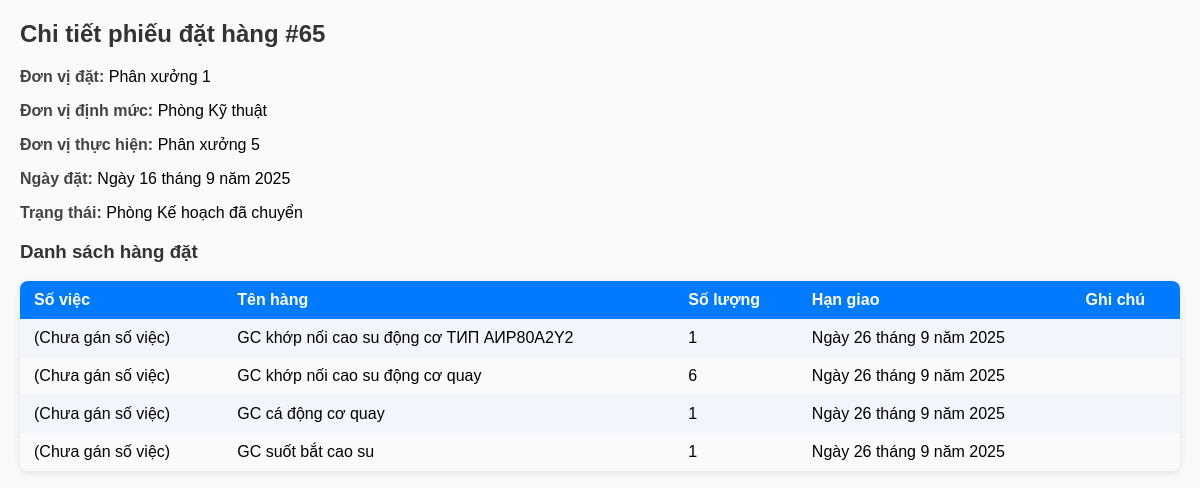
Screenshot of /D2SX/orders/65/ with the database file from the repository.
### D2SX/models.py (models this page shows, shortened)
class OrderForm(models.Model):
    STATUS_CHOICES = [
        ('submitted', 'Đã gửi'),
        ('approved', 'Đã duyệt'),
        ('rejected', 'Từ chối'),
        ('forwarded', 'Phòng Kế hoạch đã chuyển'),
    ]
    created_by = models.ForeignKey(
        settings.AUTH_USER_MODEL,
        on_delete=models.CASCADE,
        related_name='order_forms'
    )
    ordering_unit = models.ForeignKey(
        Z119group,
        related_name='order_forms_created',
        on_delete=models.CASCADE
    )
    norm_unit = models.ForeignKey(
        Z119group,
        related_name='order_forms_normed',
        on_delete=models.CASCADE,
        null = True,
        blank = True
    )
    executing_unit = models.ForeignKey(
        Z119group,
        related_name='order_forms_received',
        on_delete=models.CASCADE
    )
    order_date = models.DateField()
    status = models.CharField(
        max_length=20,
        choices=STATUS_CHOICES,
        default='submitted'
    )
    reviewed_by = models.ForeignKey(
        settings.AUTH_USER_MODEL,
        null=True,
        blank=True,
        on_delete=models.SET_NULL,
        related_name='reviewed_orders'
    )
    reviewed_at = models.DateTimeField(null=True, blank=True)
    created_at = models.DateTimeField(auto_now_add=True)

class OrderItem(models.Model):
    order_form = models.ForeignKey(OrderForm, related_name='items', on_delete=models.CASCADE)
    item_name = models.CharField(max_length=255)
    quantity = models.PositiveIntegerField()
    product = models.ForeignKey(Product, null=True, blank=True, on_delete=models.SET_NULL)  # số việc
    due_date = models.DateField()  # ngày phải xong (theo yêu cầu đơn vị đặt)
    completed_date = models.DateField(null=True, blank=True)  # ngày hoàn thành thực tế
    note = models.TextField(blank=True)
    is_completed = models.BooleanField(default=False)

### DKQSZ119/models.py (models this page shows, shortened)
class Z119group(models.Model):
    name = models.CharField(max_length=100)

### D2SX/views.py (the view)
# urls.py: path('orders/<int:order_form_id>/', views.order_form_detail, name='order_form_detail'),
def order_form_detail(request, order_form_id):
    order_form = get_object_or_404(OrderForm, id=order_form_id)
    items = order_form.items.all()
    return render(request, 'order_form_detail.html', {
        'order_form': order_form,
        'items': items
    })

### D2SX/context_processors.py (called while the page is built)
def leader_name_processor(request):
    if request.user.is_authenticated:
        return {'leader_name': request.user.get_full_name() or request.user.username}
    return {}

### DKQSZ119/context_processors.py (called while the page is built)
def leader_name_processor(request):
    if request.user.is_authenticated:
        return {'leader_name': request.user.get_full_name() or request.user.username}
    return {}

### D2SX/templates/order_form_detail.html (shortened to what this page needs)
<!DOCTYPE html>
<html lang="vi">
<head>
</head>
<body>
    <h2>Chi tiết phiếu đặt hàng #{{ order_form.id }}</h2>
    <p><strong>Đơn vị đặt:</strong> {{ order_form.ordering_unit.name }}</p>
    <p><strong>Đơn vị định mức:</strong>
        {% if order_form.norm_unit %}
            {{ order_form.norm_unit.name }}
        {% else %}
            (Chưa có)
        {% endif %}
    </p>
    <p><strong>Đơn vị thực hiện:</strong> {{ order_form.executing_unit.name }}</p>
    <p><strong>Ngày đặt:</strong> {{ order_form.order_date }}</p>
    <p><strong>Trạng thái:</strong> {{ order_form.get_status_display }}</p>
    <h3>Danh sách hàng đặt</h3>
    <table>
        <tr>
            <th>Số việc</th>
            <th>Tên hàng</th>
            <th>Số lượng</th>
            <th>Hạn giao</th>
            <th>Ghi chú</th>
        </tr>
        {% for item in items %}
        <tr>
            <td>{% if item.product %}{{ item.product.name }}{% else %}(Chưa gán số việc){% endif %}</td>
            <td>{{ item.item_name }}</td>
            <td>{{ item.quantity }}</td>
            <td>{{ item.due_date }}</td>
            <td>{{ item.note }}</td>
        </tr>
        {% endfor %}
    </table>
</body>
</html>

### D2SX/templates/order_form_detail.html (style rules this page uses)
body { font-family: Arial, sans-serif; margin: 20px; background: #f9fafb; }
h2, h3 { color: #333; }
p strong { color: #444; }
table { width: 100%; border-collapse: collapse; margin-top: 15px; border-radius: 8px; overflow: hidden; box-shadow: 0 2px 8px rgba(0,0,0,0.1); }
th, td { padding: 10px 14px; text-align: left; }
th { background-color: #007BFF; color: white; }
tr:nth-child(even) { background-color: #f2f6fc; }

### rows the page displays
OrderForm: id "65", ordering_unit.name "Phân xưởng 1", norm_unit.name "Phòng Kỹ thuật", executing_unit.name "Phân xưởng 5", order_date "Ngày 16 tháng 9 năm 2025", status "Phòng Kế hoạch đã chuyển"
OrderItem: shows "(Chưa gán số việc)", item_name "GC khớp nối cao su động cơ TИП AИP80A2Y2", quantity "1", due_date "Ngày 26 tháng 9 năm 2025"
OrderItem: shows "(Chưa gán số việc)", item_name "GC khớp nối cao su động cơ quay", quantity "6", due_date "Ngày 26 tháng 9 năm 2025"
OrderItem: shows "(Chưa gán số việc)", item_name "GC cá động cơ quay", quantity "1", due_date "Ngày 26 tháng 9 năm 2025"
OrderItem: shows "(Chưa gán số việc)", item_name "GC suốt bắt cao su", quantity "1", due_date "Ngày 26 tháng 9 năm 2025"
